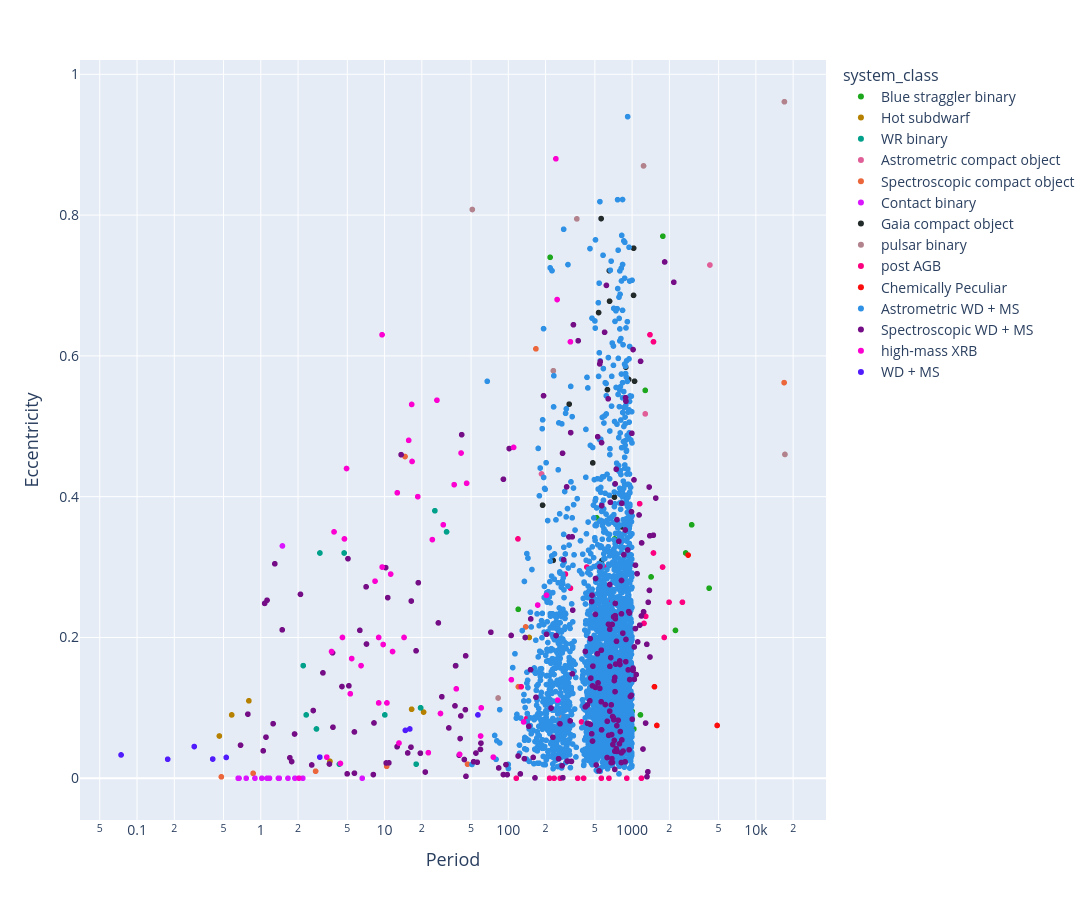

Notebook code for this chart:
### Code cell
# Example 1: Simple usage with automatic colors
fig = plotly_vars('Period', 'Eccentricity', pd_catalog_data, logx=True, color_by='system_class')
fig.show()

### Figure 1 — Plotly figure (JSON) as saved in the notebook; plotly's stock layout.template omitted (floating-point values rounded to 4 significant figures; data arrays with more than 128 entries replaced by an {"elided": "..."} marker saying what was removed)
{"data": [{"customdata": {"elided": "17x9 str values"}, "hovertemplate": "Period=%{x:.3f}<br>Eccentricity=%{y:.3f}<br>System Name=%{customdata[0]}<br>Type1=%{customdata[1]}<br>Type2=%{customdata[2]}<br>evol_type_1=%{customdata[3]}<br>evol_type_2=%{customdata[4]}<br>obs_type_1=%{customdata[5]}<br>obs_type_2=%{customdata[6]}<extra></extra>", "legendgroup": "Blue straggler binary", "marker": {"color": "#1CA71C", "size": 6, "symbol": "circle"}, "mode": "markers", "name": "Blue straggler binary", "showlegend": true, "type": "scattergl", "x": [722.0, 2240.0, 1033.0, 1168.0, 3030.0, 546.7, 615.2, 1003.0, 1772.0, 690.0, 120.2, 1277.0, 1423.0, 2710.0, 517.0, 4190.0, 217.6], "xaxis": "x", "y": [0.34, 0.21, 0.07, 0.09, 0.36, 0.269, 0.21, 0.095, 0.77, 0.07, 0.24, 0.551, 0.286, 0.32, 0.37, 0.27, 0.74], "yaxis": "y"}, {"customdata": [["HD200310", "Be", "sdOB", "MS", "He-star", "Be", "sdOB", "Hot subdwarf", "Hot subdwarf"], ["GALEXJ2349+3844", "", "", "MS", "He-star", "WD/MS", "sdB", "Hot subdwarf", "Hot subdwarf"], ["HFG1", "", "", "MS", "He-star", "G", "sdB", "Hot subdwarf", "Hot subdwarf"], ["EQPsc", "", "", "MS", "He-star", "M", "sdB", "Hot subdwarf", "Hot subdwarf"], ["PB7352", "", "", "MS", "He-star", "WD/MS", "sdB", "Hot subdwarf", "Hot subdwarf"], ["EGB5", "", "", "MS", "He-star", "WD/M", "sdB", "Hot subdwarf", "Hot subdwarf"], ["HD185510", "", "", "MS", "He-star", "K0", "sdB", "Hot subdwarf", "Hot subdwarf"]], "hovertemplate": "Period=%{x:.3f}<br>Eccentricity=%{y:.3f}<br>System Name=%{customdata[0]}<br>Type1=%{customdata[1]}<br>Type2=%{customdata[2]}<br>evol_type_1=%{customdata[3]}<br>evol_type_2=%{customdata[4]}<br>obs_type_1=%{customdata[5]}<br>obs_type_2=%{customdata[6]}<extra></extra>", "legendgroup": "Hot subdwarf", "marker": {"color": "#B68100", "size": 6, "symbol": "circle"}, "mode": "markers", "name": "Hot subdwarf", "showlegend": true, "type": "scattergl", "x": [147.6, 0.4625, 0.5816, 0.8008, 3.622, 16.54, 20.66], "xaxis": "x", "y": [0.2, 0.06, 0.09, 0.11, 0.024, 0.098, 0.094], "yaxis": "y"}, {"customdata": [["BAT99 19", "O6 V", "WR-WN4", "MS", "He-star", "O6 V", "WR-WN4", "WR binary", "WR binary"], ["BAT99 29", "B1.5 V", "WR-WN3", "MS", "He-star", "B1.5 V", "WR-WN3", "WR binary", "WR binary"], ["BAT99 43", "O9 V", "WR-WN3", "MS", "He-star", "O9 V", "WR-WN3", "WR binary", "WR binary"], ["BAT99 49", "O9 V", "WR-WN4", "MS", "He-star", "O9 V", "WR-WN4", "WR binary", "WR binary"], ["BAT99 59", "O9 V", "WR-WN4", "MS", "He-star", "O9 V", "WR-WN4", "WR binary", "WR binary"], ["BAT99 64", "O9 V", "WR-WN4", "MS", "He-star", "O9 V", "WR-WN4", "WR binary", "WR binary"], ["BAT99 71", "O6.5 V", "WR-WN3", "MS", "He-star", "O6.5 V", "WR-WN3", "WR binary", "WR binary"], ["BAT99 77", "O7.5 III", "WR-WN7", "MS", "He-star", "O7.5 III", "WR-WN7", "WR binary", "WR binary"], ["BAT99 92", "O6 V", "WR-WN3", "MS", "He-star", "O6 V", "WR-WN3", "WR binary", "WR binary"], ["BAT99 126", "O7 V", "WR-WN3", "MS", "He-star", "O7 V", "WR-WN3", "WR binary", "WR binary"], ["SMC AB 3", "O-O9", "WR-WN3", "MS", "He-star", "O-O9", "WR-WN3", "WR binary", "WR binary"], ["SMC AB 7", "O-O6 I", "WR-WN4", "MS", "He-star", "O-O6 I", "WR-WN4", "WR binary", "WR binary"], ["SMC AB 8", "O-O4 V", "WR-WO4", "MS", "He-star", "O-O4 V", "WR-WO4", "WR binary", "WR binary"]], "hovertemplate": "Period=%{x:.3f}<br>Eccentricity=%{y:.3f}<br>System Name=%{customdata[0]}<br>Type1=%{customdata[1]}<br>Type2=%{customdata[2]}<br>evol_type_1=%{customdata[3]}<br>evol_type_2=%{customdata[4]}<br>obs_type_1=%{customdata[5]}<br>obs_type_2=%{customdata[6]}<extra></extra>", "legendgroup": "WR binary", "marker": {"color": "#00A08B", "size": 6, "symbol": "circle"}, "mode": "markers", "name": "WR binary", "showlegend": true, "type": "scattergl", "x": [17.99, 2.202, 2.816, 31.69, 4.713, 37.59, 2.326, 3.003, 4.312, 25.5, 10.05, 19.56, 19.56], "xaxis": "x", "y": [0.02, 0.16, 0.07, 0.35, 0.32, 0.16, 0.09, 0.32, 0.02, 0.38, 0.09, 0.1, 0.1], "yaxis": "y"}, {"customdata": [["Gaia BH1", "MS", "BH", "MS", "BH", "", "", "Astrometric compact object", "Astrometric compact object"], ["Gaia BH2", "RG", "BH", "RGB", "BH", "RG", "", "Astrometric compact object", "Astrometric compact object"], ["Gaia BH3", "RG", "BH", "RGB", "BH", "RG", "", "Astrometric compact object", "Astrometric compact object"], ["Gaia NS1", "MS", "NS", "MS", "NS", "", "", "Astrometric compact object", "Astrometric compact object"]], "hovertemplate": "Period=%{x:.3f}<br>Eccentricity=%{y:.3f}<br>System Name=%{customdata[0]}<br>Type1=%{customdata[1]}<br>Type2=%{customdata[2]}<br>evol_type_1=%{customdata[3]}<br>evol_type_2=%{customdata[4]}<br>obs_type_1=%{customdata[5]}<br>obs_type_2=%{customdata[6]}<extra></extra>", "legendgroup": "Astrometric compact object", "marker": {"color": "#E15F99", "size": 6, "symbol": "circle"}, "mode": "markers", "name": "Astrometric compact object", "showlegend": true, "type": "scattergl", "x": [185.4, 1277.0, 4253.0, 730.9], "xaxis": "x", "y": [0.4323, 0.5176, 0.7291, 0.123], "yaxis": "y"}, {"customdata": [["VFTS 243", "O7V", "BH", "MS", "BH", "O7V", "", "Spectroscopic compact object", "Spectroscopic compact object"], ["NGC 3201 #12560", "MS", "BH", "MS", "BH", "", "", "Spectroscopic compact object", "Spectroscopic compact object"], ["HD 130298", "O6.5III", "BH", "MS", "BH", "O6.5III", "", "Spectroscopic compact object", "Spectroscopic compact object"], ["G3425", "RG", "BH?", "RGB", "", "RG", "BH?", "Spectroscopic compact object", "Spectroscopic compact object"], ["2MASS J06163552", "MS", "NS/WD?", "MS", "NS", "", "NS/WD?", "Spectroscopic compact object", "Spectroscopic compact object"], ["56 UMa", "RG", "NS/WD?", "RGB", "NS", "RG", "NS/WD?", "Spectroscopic compact object", "Spectroscopic compact object"], ["J0606+2132", "MS", "NS/WD?", "MS", "NS", "", "NS/WD?", "Spectroscopic compact object", "Spectroscopic compact object"], ["G3431", "MS", "NS/WD?", "MS", "NS", "", "NS/WD?", "Spectroscopic compact object", "Spectroscopic compact object"], ["G8441", "RG", "NS/WD/MS?", "RGB", "NS", "RG", "NS/WD/MS?", "Spectroscopic compact object", "Spectroscopic compact object"], ["LAMOST J2354", "MS", "WD/NS?", "MS", "NS", "", "WD/NS?", "Spectroscopic compact object", "Spectroscopic compact object"], ["G4031", "MS", "WD", "MS", "NS", "", "", "Spectroscopic compact object", "Spectroscopic compact object"]], "hovertemplate": "Period=%{x:.3f}<br>Eccentricity=%{y:.3f}<br>System Name=%{customdata[0]}<br>Type1=%{customdata[1]}<br>Type2=%{customdata[2]}<br>evol_type_1=%{customdata[3]}<br>evol_type_2=%{customdata[4]}<br>obs_type_1=%{customdata[5]}<br>obs_type_2=%{customdata[6]}<extra></extra>", "legendgroup": "Spectroscopic compact object", "marker": {"color": "#EB663B", "size": 6, "symbol": "circle"}, "mode": "markers", "name": "Spectroscopic compact object", "showlegend": true, "type": "scattergl", "x": [10.4, 167.0, 14.63, 877.0, 0.8666, 16910.0, 2.774, 120.6, 46.81, 0.4799, 138.0], "xaxis": "x", "y": [0.017, 0.61, 0.457, 0.05, 0.007, 0.562, 0.01, 0.13, 0.02, 0.002, 0.215], "yaxis": "y"}, {"customdata": {"elided": "15x9 str values"}, "hovertemplate": "Period=%{x:.3f}<br>Eccentricity=%{y:.3f}<br>System Name=%{customdata[0]}<br>Type1=%{customdata[1]}<br>Type2=%{customdata[2]}<br>evol_type_1=%{customdata[3]}<br>evol_type_2=%{customdata[4]}<br>obs_type_1=%{customdata[5]}<br>obs_type_2=%{customdata[6]}<extra></extra>", "legendgroup": "Contact binary", "marker": {"color": "#DA16FF", "size": 6, "symbol": "circle"}, "mode": "markers", "name": "Contact binary", "showlegend": true, "type": "scattergl", "x": [2.185, 1.175, 1.387, 1.886, 1.124, 0.6668, 0.8966, 1.658, 1.495, 0.7619, 1.411, 1.141, 0.6563, 6.598, 1.019], "xaxis": "x", "y": [0.0, 0.0, 0.0, 0.0, 0.0, 0.0, 0.0, 0.0, 0.33, 0.0, 0.0, 0.0, 0.0, 0.0, 0.0], "yaxis": "y"}, {"customdata": {"elided": "20x9 str values"}, "hovertemplate": "Period=%{x:.3f}<br>Eccentricity=%{y:.3f}<br>System Name=%{customdata[0]}<br>Type1=%{customdata[1]}<br>Type2=%{customdata[2]}<br>evol_type_1=%{customdata[3]}<br>evol_type_2=%{customdata[4]}<br>obs_type_1=%{customdata[5]}<br>obs_type_2=%{customdata[6]}<extra></extra>", "legendgroup": "Gaia compact object", "marker": {"color": "#222A2A", "size": 6, "symbol": "circle"}, "mode": "markers", "name": "Gaia compact object", "showlegend": true, "type": "scattergl", "x": [189.1, 230.2, 310.2, 481.0, 497.6, 536.1, 561.8, 570.9, 631.8, 632.6, 636.1, 654.6, 657.4, 719.8, 827.0, 889.5, 938.3, 1027.0, 1029.0, 1046.0], "xaxis": "x", "y": [0.3879, 0.3095, 0.5314, 0.448, 0.168, 0.6615, 0.795, 0.3093, 0.552, 0.2668, 0.3228, 0.721, 0.6777, 0.3993, 0.357, 0.584, 0.5666, 0.686, 0.753, 0.564], "yaxis": "y"}, {"customdata": [["PSR B1820-11", "MS/WD?", "NS", "MS", "NS", "MS/WD?", "", "pulsar binary", "pulsar binary"], ["PSR J1954+2529", "MS/WD?", "NS", "MS", "NS", "MS/WD?", "", "pulsar binary", "pulsar binary"], ["PSR J0045-7319", "BIV", "NS", "MS", "NS", "BIV", "", "pulsar binary", "pulsar binary"], ["PSR B1259-63", "Be", "NS", "MS", "NS", "Be", "", "pulsar binary", "pulsar binary"], ["PSR J1638-4725", "B", "NS", "MS", "NS", "B", "", "pulsar binary", "pulsar binary"], ["PSR J2032+4127", "Be", "NS", "MS", "NS", "Be", "", "pulsar binary", "pulsar binary"], ["PSR J2108+4516", "O/Be", "NS", "MS", "NS", "O/Be", "", "pulsar binary", "pulsar binary"], ["PSR J0210+5845", "B6V", "NS", "MS", "NS", "B6V", "", "pulsar binary", "pulsar binary"]], "hovertemplate": "Period=%{x:.3f}<br>Eccentricity=%{y:.3f}<br>System Name=%{customdata[0]}<br>Type1=%{customdata[1]}<br>Type2=%{customdata[2]}<br>evol_type_1=%{customdata[3]}<br>evol_type_2=%{customdata[4]}<br>obs_type_1=%{customdata[5]}<br>obs_type_2=%{customdata[6]}<extra></extra>", "legendgroup": "pulsar binary", "marker": {"color": "#B2828D", "size": 6, "symbol": "circle"}, "mode": "markers", "name": "pulsar binary", "showlegend": true, "type": "scattergl", "x": [357.8, 82.72, 51.17, 1237.0, 231.0, 17000.0, 269.4, 17180.0], "xaxis": "x", "y": [0.7946, 0.114, 0.8079, 0.8699, 0.5789, 0.961, 0.08742, 0.46], "yaxis": "y"}, {"customdata": {"elided": "33x9 str values"}, "hovertemplate": "Period=%{x:.3f}<br>Eccentricity=%{y:.3f}<br>System Name=%{customdata[0]}<br>Type1=%{customdata[1]}<br>Type2=%{customdata[2]}<br>evol_type_1=%{customdata[3]}<br>evol_type_2=%{customdata[4]}<br>obs_type_1=%{customdata[5]}<br>obs_type_2=%{customdata[6]}<extra></extra>", "legendgroup": "post AGB", "marker": {"color": "#FC0080", "size": 6, "symbol": "circle"}, "mode": "markers", "name": "post AGB", "showlegend": true, "type": "scattergl", "x": [289.1, 1189.0, 871.7, 140.8, 1248.0, 1151.0, 317.6, 597.4, 1289.0, 1989.0, 906.3, 1488.0, 363.3, 259.6, 1818.0, 430.6, 234.4, 262.6, 215.4, 501.1, 1762.0, 390.2, 649.8, 1394.0, 519.7, 127.0, 119.6, 1489.0, 116.0, 406.0, 564.3, 662.2, 2550.0], "xaxis": "x", "y": [0.29, 0.0, 0.024, 0.085, 0.22, 0.39, 0.27, 0.3, 0.23, 0.25, 0.0, 0.32, 0.0, 0.21, 0.2, 0.3, 0.0, 0.0, 0.0, 0.2, 0.3, 0.08, 0.0, 0.63, 0.24, 0.13, 0.34, 0.62, 0.0, 0.0, 0.0, 0.25, 0.25], "yaxis": "y"}, {"customdata": [["BD-10d4311", "sgCH", "WD", "MS", "WD", "sgCH", "", "Chemically Peculiar", "Chemically Peculiar"], ["BD-18d255", "dBa", "WD", "MS", "WD", "dBa", "", "Chemically Peculiar", "Chemically Peculiar"], ["BD+18d5215", "dBa", "WD", "MS", "WD", "dBa", "", "Chemically Peculiar", "Chemically Peculiar"], ["HD98991", "dBa", "WD", "MS", "WD", "dBa", "", "Chemically Peculiar", "Chemically Peculiar"]], "hovertemplate": "Period=%{x:.3f}<br>Eccentricity=%{y:.3f}<br>System Name=%{customdata[0]}<br>Type1=%{customdata[1]}<br>Type2=%{customdata[2]}<br>evol_type_1=%{customdata[3]}<br>evol_type_2=%{customdata[4]}<br>obs_type_1=%{customdata[5]}<br>obs_type_2=%{customdata[6]}<extra></extra>", "legendgroup": "Chemically Peculiar", "marker": {"color": "#FB0D0D", "size": 6, "symbol": "circle"}, "mode": "markers", "name": "Chemically Peculiar", "showlegend": true, "type": "scattergl", "x": [4865.0, 1585.0, 1516.0, 2836.0], "xaxis": "x", "y": [0.075, 0.075, 0.13, 0.317], "yaxis": "y"}, {"customdata": {"elided": "3136x9 str values"}, "hovertemplate": "Period=%{x:.3f}<br>Eccentricity=%{y:.3f}<br>System Name=%{customdata[0]}<br>Type1=%{customdata[1]}<br>Type2=%{customdata[2]}<br>evol_type_1=%{customdata[3]}<br>evol_type_2=%{customdata[4]}<br>obs_type_1=%{customdata[5]}<br>obs_type_2=%{customdata[6]}<extra></extra>", "legendgroup": "Astrometric WD + MS", "marker": {"color": "#2E91E5", "size": 6, "symbol": "circle"}, "mode": "markers", "name": "Astrometric WD + MS", "showlegend": true, "type": "scattergl", "x": {"elided": "3136 float values"}, "xaxis": "x", "y": {"elided": "3136 float values"}, "yaxis": "y"}, {"customdata": {"elided": "238x9 str values"}, "hovertemplate": "Period=%{x:.3f}<br>Eccentricity=%{y:.3f}<br>System Name=%{customdata[0]}<br>Type1=%{customdata[1]}<br>Type2=%{customdata[2]}<br>evol_type_1=%{customdata[3]}<br>evol_type_2=%{customdata[4]}<br>obs_type_1=%{customdata[5]}<br>obs_type_2=%{customdata[6]}<extra></extra>", "legendgroup": "Spectroscopic WD + MS", "marker": {"color": "#750D86", "size": 6, "symbol": "circle"}, "mode": "markers", "name": "Spectroscopic WD + MS", "showlegend": true, "type": "scattergl", "x": {"elided": "238 float values"}, "xaxis": "x", "y": {"elided": "238 float values"}, "yaxis": "y"}, {"customdata": {"elided": "49x9 str values"}, "hovertemplate": "Period=%{x:.3f}<br>Eccentricity=%{y:.3f}<br>System Name=%{customdata[0]}<br>Type1=%{customdata[1]}<br>Type2=%{customdata[2]}<br>evol_type_1=%{customdata[3]}<br>evol_type_2=%{customdata[4]}<br>obs_type_1=%{customdata[5]}<br>obs_type_2=%{customdata[6]}<extra></extra>", "legendgroup": "high-mass XRB", "marker": {"color": "#FB00D1", "size": 6, "symbol": "circle"}, "mode": "markers", "name": "high-mass XRB", "showlegend": true, "type": "scattergl", "x": [15.66, 203.4, 11.6, 24.32, 26.5, 28.3, 36.5, 250.3, 110.3, 317.3, 11.2, 59.69, 105.8, 9.544, 8.963, 247.8, 16.55, 5.284, 2.033, 14.37, 41.5, 16.68, 3.728, 75.56, 132.9, 8.96, 10.45, 3.412, 9.74, 29.81, 4.927, 4.57, 5.425, 3.906, 6.453, 4.74, 242.2, 18.55, 37.97, 22.58, 8.375, 4.401, 13.08, 172.7, 40.41, 46.02, 12.67, 9.558, 60.37], "xaxis": "x", "y": [0.48, 0.26, 0.18, 0.339, 0.537, 0.092, 0.417, 0.111, 0.47, 0.62, 0.29, 0.06, 0.14, 0.63, 0.107, 0.68, 0.531, 0.12, 0.0001, 0.2, 0.462, 0.45, 0.18, 0.03, 0.08, 0.2, 0.107, 0.03, 0.19, 0.36, 0.44, 0.2, 0.17, 0.35, 0.16, 0.34, 0.88, 0.4, 0.127, 0.0363, 0.28, 0.021, 0.05, 0.246, 0.034, 0.419, 0.4055, 0.3, 0.1], "yaxis": "y"}, {"customdata": [["VWHyi", "", "", "MS", "WD", "BD", "WD", "WD + MS", "WD + MS"], ["UGem", "", "", "MS", "WD", "M6", "WD", "WD + MS", "WD + MS"], ["SDSSJ212531-010745", "", "", "MS", "WD", "MS", "WD", "WD + MS", "WD + MS"], ["2M11463394+0055104", "", "", "MS", "WD", "MS", "WD", "WD + MS", "WD + MS"], ["2M10243847+1624582", "", "", "MS", "WD", "MS", "WD", "WD + MS", "WD + MS"], ["HD15144", "", "", "MS", "WD", "A6", "WD", "WD + MS", "WD + MS"], ["G203-47", "", "", "MS", "WD", "M3", "WD", "WD + MS", "WD + MS"], ["V651Mon", "", "", "MS", "WD", "A", "WD", "WD + MS", "WD + MS"], ["AYCet", "", "", "MS", "WD", "G", "WD", "WD + MS", "WD + MS"]], "hovertemplate": "Period=%{x:.3f}<br>Eccentricity=%{y:.3f}<br>System Name=%{customdata[0]}<br>Type1=%{customdata[1]}<br>Type2=%{customdata[2]}<br>evol_type_1=%{customdata[3]}<br>evol_type_2=%{customdata[4]}<br>obs_type_1=%{customdata[5]}<br>obs_type_2=%{customdata[6]}<extra></extra>", "legendgroup": "WD + MS", "marker": {"color": "#511CFB", "size": 6, "symbol": "circle"}, "mode": "markers", "name": "WD + MS", "showlegend": true, "type": "scattergl", "x": [0.07427, 0.1769, 0.2898, 0.4087, 0.5259, 2.998, 14.71, 15.99, 56.8], "xaxis": "x", "y": [0.0331, 0.027, 0.045, 0.02727, 0.02957, 0.03, 0.068, 0.07, 0.09], "yaxis": "y"}], "layout": {"height": 900, "legend": {"font": {"size": 14}, "title": {"font": {"size": 16}, "text": "system_class"}, "tracegroupgap": 0}, "margin": {"t": 60}, "width": 1200, "xaxis": {"anchor": "y", "domain": [0, 1], "tickfont": {"size": 14}, "title": {"font": {"size": 18}, "text": "Period"}, "type": "log"}, "yaxis": {"anchor": "x", "domain": [0, 1], "tickfont": {"size": 14}, "title": {"font": {"size": 18}, "text": "Eccentricity"}}}}
